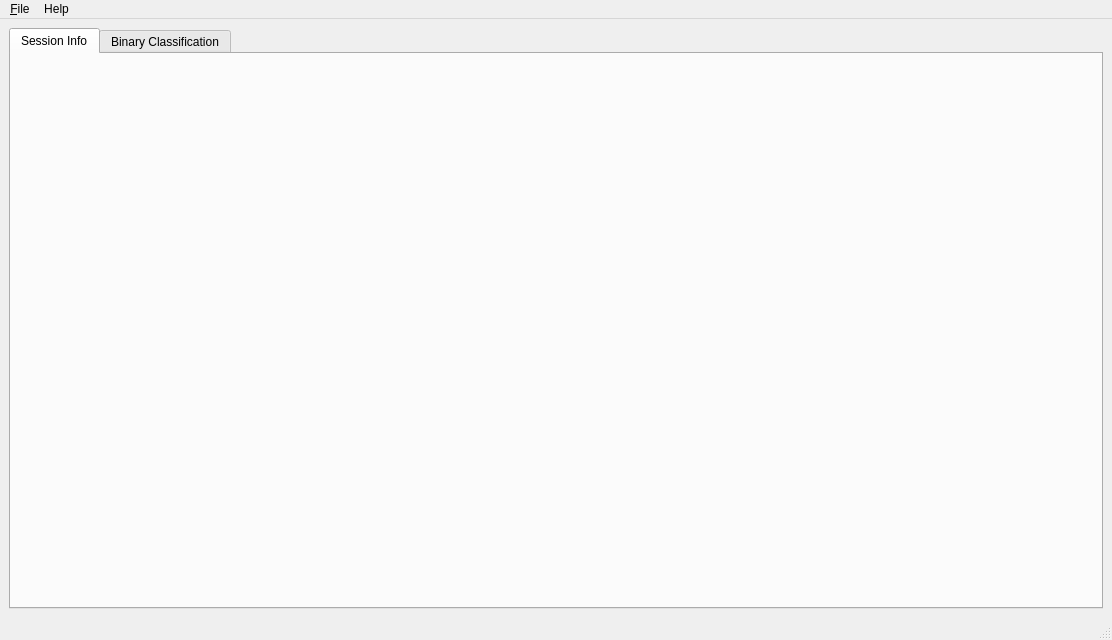
<?xml version="1.0" encoding="UTF-8"?>
<ui version="4.0">
 <class>MainWindow</class>
 <widget class="QMainWindow" name="MainWindow">
  <property name="geometry">
   <rect>
    <x>0</x>
    <y>0</y>
    <width>1112</width>
    <height>640</height>
   </rect>
  </property>
  <property name="acceptDrops">
   <bool>true</bool>
  </property>
  <property name="windowTitle">
   <string>MainWindow</string>
  </property>
  <widget class="QWidget" name="centralwidget">
   <layout class="QHBoxLayout" name="horizontalLayout">
    <item>
     <widget class="QTabWidget" name="tabWidget">
      <property name="currentIndex">
       <number>0</number>
      </property>
      <widget class="TabSessionInfo" name="tab_session">
       <attribute name="title">
        <string>Session Info</string>
       </attribute>
      </widget>
      <widget class="TabBinaryLabel" name="tab_binary">
       <attribute name="title">
        <string>Binary Classification</string>
       </attribute>
      </widget>
     </widget>
    </item>
   </layout>
  </widget>
  <widget class="QMenuBar" name="menubar">
   <property name="geometry">
    <rect>
     <x>0</x>
     <y>0</y>
     <width>1112</width>
     <height>31</height>
    </rect>
   </property>
   <widget class="QMenu" name="menuFile">
    <property name="title">
     <string>&amp;File</string>
    </property>
    <addaction name="separator"/>
    <addaction name="actionOpen"/>
    <addaction name="actionQuit"/>
   </widget>
   <widget class="QMenu" name="menuHelp">
    <property name="title">
     <string>Help</string>
    </property>
    <addaction name="actionSoftware"/>
    <addaction name="actionAbout"/>
   </widget>
   <addaction name="menuFile"/>
   <addaction name="menuHelp"/>
  </widget>
  <widget class="QStatusBar" name="statusbar"/>
  <action name="action_add">
   <property name="text">
    <string>&amp;Add measurements</string>
   </property>
  </action>
  <action name="action_clear">
   <property name="text">
    <string>&amp;Clear measurements</string>
   </property>
  </action>
  <action name="actionQuit">
   <property name="text">
    <string>&amp;Quit</string>
   </property>
  </action>
  <action name="action_add_folder">
   <property name="text">
    <string>Add &amp;folder with measurements</string>
   </property>
  </action>
  <action name="actionAbout">
   <property name="text">
    <string>About</string>
   </property>
  </action>
  <action name="actionSoftware">
   <property name="text">
    <string>Software</string>
   </property>
  </action>
  <action name="actionOpen">
   <property name="text">
    <string>&amp;Open .rtdc file</string>
   </property>
  </action>
 </widget>
 <customwidgets>
  <customwidget>
   <class>TabBinaryLabel</class>
   <extends>QWidget</extends>
   <header>dctag.gui.tab_binary</header>
   <container>1</container>
  </customwidget>
  <customwidget>
   <class>TabSessionInfo</class>
   <extends>QWidget</extends>
   <header>dctag.gui.tab_session</header>
   <container>1</container>
  </customwidget>
 </customwidgets>
 <resources/>
 <connections/>
</ui>
